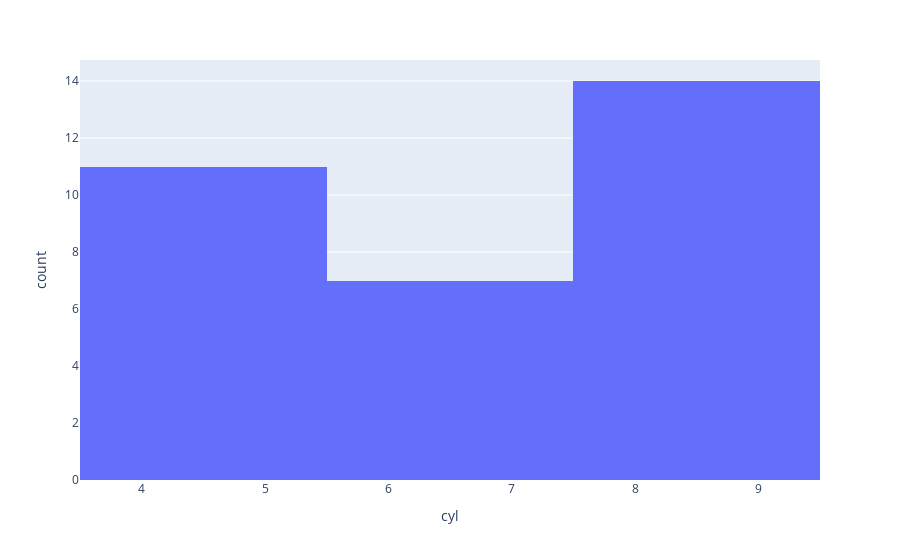

Source (notebook cell):
### Markdown cell above
## Histograms

### Code cell
px.histogram(df, x = 'cyl')

### Figure 1 — Plotly figure (JSON) as saved in the notebook; plotly's stock layout.template omitted (floating-point values rounded to 4 significant figures)
{"data": [{"alignmentgroup": "True", "bingroup": "x", "hovertemplate": "cyl=%{x}<br>count=%{y}<extra></extra>", "legendgroup": "", "marker": {"color": "#636efa", "pattern": {"shape": ""}}, "name": "", "offsetgroup": "", "orientation": "v", "showlegend": false, "type": "histogram", "x": [6, 6, 4, 6, 8, 6, 8, 4, 4, 6, 6, 8, 8, 8, 8, 8, 8, 4, 4, 4, 4, 8, 8, 8, 8, 4, 4, 4, 8, 6, 8, 4], "xaxis": "x", "yaxis": "y"}], "layout": {"barmode": "relative", "legend": {"tracegroupgap": 0}, "margin": {"t": 60}, "xaxis": {"anchor": "y", "domain": [0, 1], "title": {"text": "cyl"}}, "yaxis": {"anchor": "x", "domain": [0, 1], "title": {"text": "count"}}}}
